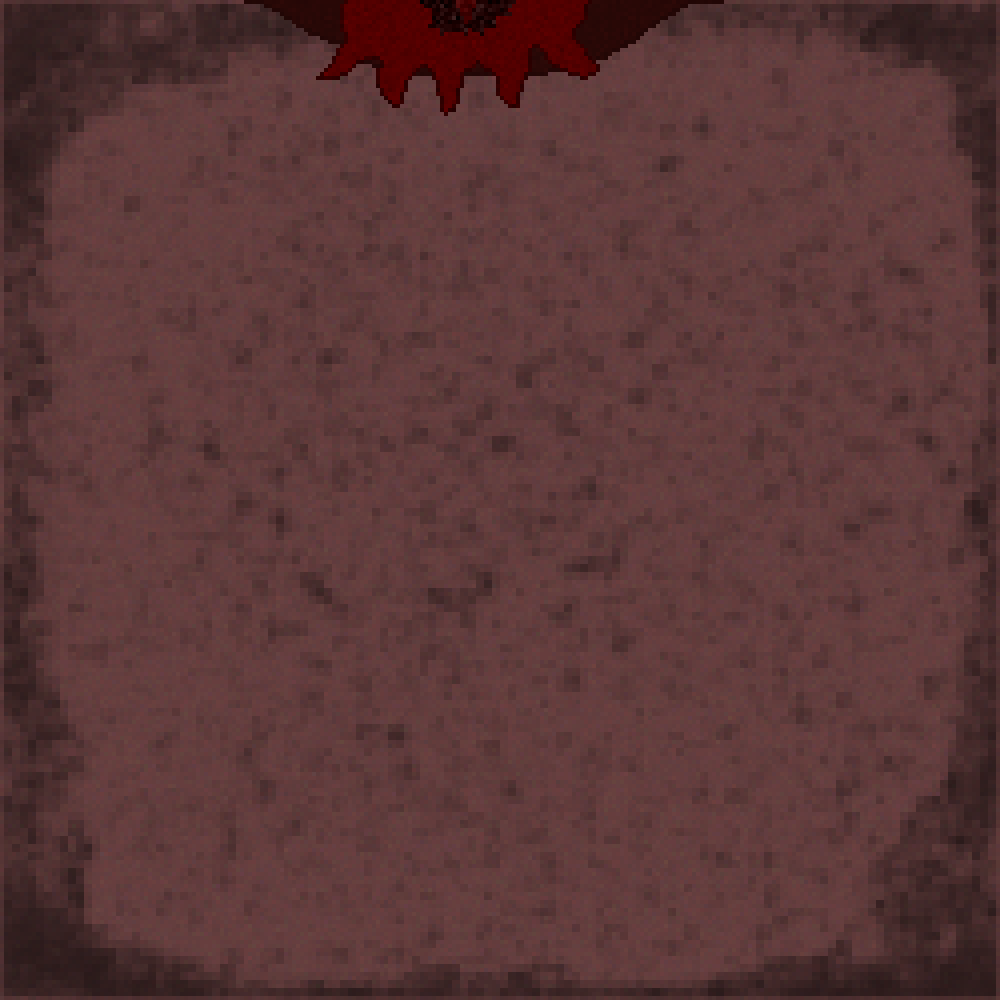

Below is a game level as drawn by its tile map, then a one-line description and the .tmx that defines it (tile-layer data replaced by summaries):
An orthogonal 10x10 tile map with 100x100 px tiles, 1 tile layer (main) and 38 objects (35x BadNeuron, Nerve, Player).

<map version="1.0" orientation="orthogonal" width="10" height="10" tilewidth="100" tileheight="100">
 <tileset firstgid="1" name="main" tilewidth="100" tileheight="100">
  <image source="main.png" width="1000" height="1000" />
 </tileset>
 <layer name="main" width="10" height="10">
  <data>[100 cells, 100 non-empty, 100 distinct tile ids]</data>
 </layer>
 <objectgroup name="collision" width="10" height="10">
  <object x="646" y="23">
   <polyline points="0,0 221,19 296,53 320,113 330,429 315,751 229,859 190,922 41,960 -533,925 -576,801 -584,675 -617,616 -602,351 -611,128 -511,54 -434,43 -325,23" />
  </object>
  <object type="Nerve" x="269" y="10">
   <polyline points="-22,-9 53,30 54,68 182,103 332,61 375,13 445,-11" />
  </object>
 </objectgroup>
 <objectgroup name="objects" width="10" height="10">
  <object type="Player" x="480" y="628" width="48" height="48" />
  <object type="BadNeuron" x="122" y="403" width="37" height="45">
   <properties>
    <property name="MaxObjects" value="3" />
   </properties>
  </object>
  <object type="BadNeuron" x="816" y="781" width="37" height="45">
   <properties>
    <property name="MaxObjects" value="3" />
   </properties>
  </object>
  <object type="BadNeuron" x="787" y="416" width="37" height="45">
   <properties>
    <property name="MaxObjects" value="3" />
   </properties>
  </object>
  <object type="BadNeuron" x="146" y="479" width="37" height="45">
   <properties>
    <property name="MaxObjects" value="3" />
   </properties>
  </object>
  <object type="BadNeuron" x="323" y="836" width="37" height="45">
   <properties>
    <property name="MaxObjects" value="3" />
   </properties>
  </object>
  <object type="BadNeuron" x="118" y="673" width="37" height="45">
   <properties>
    <property name="MaxObjects" value="3" />
   </properties>
  </object>
  <object type="BadNeuron" x="125" y="186" width="37" height="45">
   <properties>
    <property name="MaxObjects" value="3" />
   </properties>
  </object>
  <object type="BadNeuron" x="746" y="531" width="37" height="45">
   <properties>
    <property name="MaxObjects" value="3" />
   </properties>
  </object>
  <object type="BadNeuron" x="351" y="160" width="37" height="45">
   <properties>
    <property name="MaxObjects" value="3" />
   </properties>
  </object>
  <object type="BadNeuron" x="220" y="329" width="37" height="45">
   <properties>
    <property name="MaxObjects" value="3" />
   </properties>
  </object>
  <object type="BadNeuron" x="656" y="840" width="37" height="45">
   <properties>
    <property name="MaxObjects" value="3" />
   </properties>
  </object>
  <object type="BadNeuron" x="182" y="750" width="37" height="45">
   <properties>
    <property name="MaxObjects" value="3" />
   </properties>
  </object>
  <object type="BadNeuron" x="866" y="594" width="37" height="45">
   <properties>
    <property name="MaxObjects" value="3" />
   </properties>
  </object>
  <object type="BadNeuron" x="76" y="317" width="37" height="45">
   <properties>
    <property name="MaxObjects" value="3" />
   </properties>
  </object>
  <object type="BadNeuron" x="165" y="584" width="37" height="45">
   <properties>
    <property name="MaxObjects" value="3" />
   </properties>
  </object>
  <object type="BadNeuron" x="715" y="186" width="37" height="45">
   <properties>
    <property name="MaxObjects" value="3" />
   </properties>
  </object>
  <object type="BadNeuron" x="700" y="273" width="37" height="45">
   <properties>
    <property name="MaxObjects" value="3" />
   </properties>
  </object>
  <object type="BadNeuron" x="562" y="254" width="37" height="45">
   <properties>
    <property name="MaxObjects" value="3" />
   </properties>
  </object>
  <object type="BadNeuron" x="678" y="90" width="37" height="45">
   <properties>
    <property name="MaxObjects" value="3" />
   </properties>
  </object>
  <object type="BadNeuron" x="457" y="889" width="37" height="45">
   <properties>
    <property name="MaxObjects" value="3" />
   </properties>
  </object>
  <object type="BadNeuron" x="878" y="468" width="37" height="45">
   <properties>
    <property name="MaxObjects" value="3" />
   </properties>
  </object>
  <object type="BadNeuron" x="331" y="377" width="37" height="45">
   <properties>
    <property name="MaxObjects" value="3" />
   </properties>
  </object>
  <object type="BadNeuron" x="773" y="658" width="37" height="45">
   <properties>
    <property name="MaxObjects" value="3" />
   </properties>
  </object>
  <object type="BadNeuron" x="449" y="312" width="37" height="45">
   <properties>
    <property name="MaxObjects" value="3" />
   </properties>
  </object>
  <object type="BadNeuron" x="220" y="858" width="37" height="45">
   <properties>
    <property name="MaxObjects" value="3" />
   </properties>
  </object>
  <object type="BadNeuron" x="320" y="266" width="37" height="45">
   <properties>
    <property name="MaxObjects" value="3" />
   </properties>
  </object>
  <object type="BadNeuron" x="844" y="312" width="37" height="45">
   <properties>
    <property name="MaxObjects" value="3" />
   </properties>
  </object>
  <object type="BadNeuron" x="496" y="142" width="37" height="45">
   <properties>
    <property name="MaxObjects" value="3" />
   </properties>
  </object>
  <object type="BadNeuron" x="230" y="148" width="37" height="45">
   <properties>
    <property name="MaxObjects" value="3" />
   </properties>
  </object>
  <object type="BadNeuron" x="590" y="347" width="37" height="45">
   <properties>
    <property name="MaxObjects" value="3" />
   </properties>
  </object>
  <object type="BadNeuron" x="546" y="864" width="37" height="45">
   <properties>
    <property name="MaxObjects" value="3" />
   </properties>
  </object>
  <object type="BadNeuron" x="729" y="757" width="37" height="45">
   <properties>
    <property name="MaxObjects" value="3" />
   </properties>
  </object>
  <object type="BadNeuron" x="731" y="853" width="37" height="45">
   <properties>
    <property name="MaxObjects" value="3" />
   </properties>
  </object>
  <object type="BadNeuron" x="830" y="126" width="37" height="45">
   <properties>
    <property name="MaxObjects" value="3" />
   </properties>
  </object>
  <object type="BadNeuron" x="253" y="717" width="37" height="45">
   <properties>
    <property name="MaxObjects" value="3" />
   </properties>
  </object>
 </objectgroup>
</map>